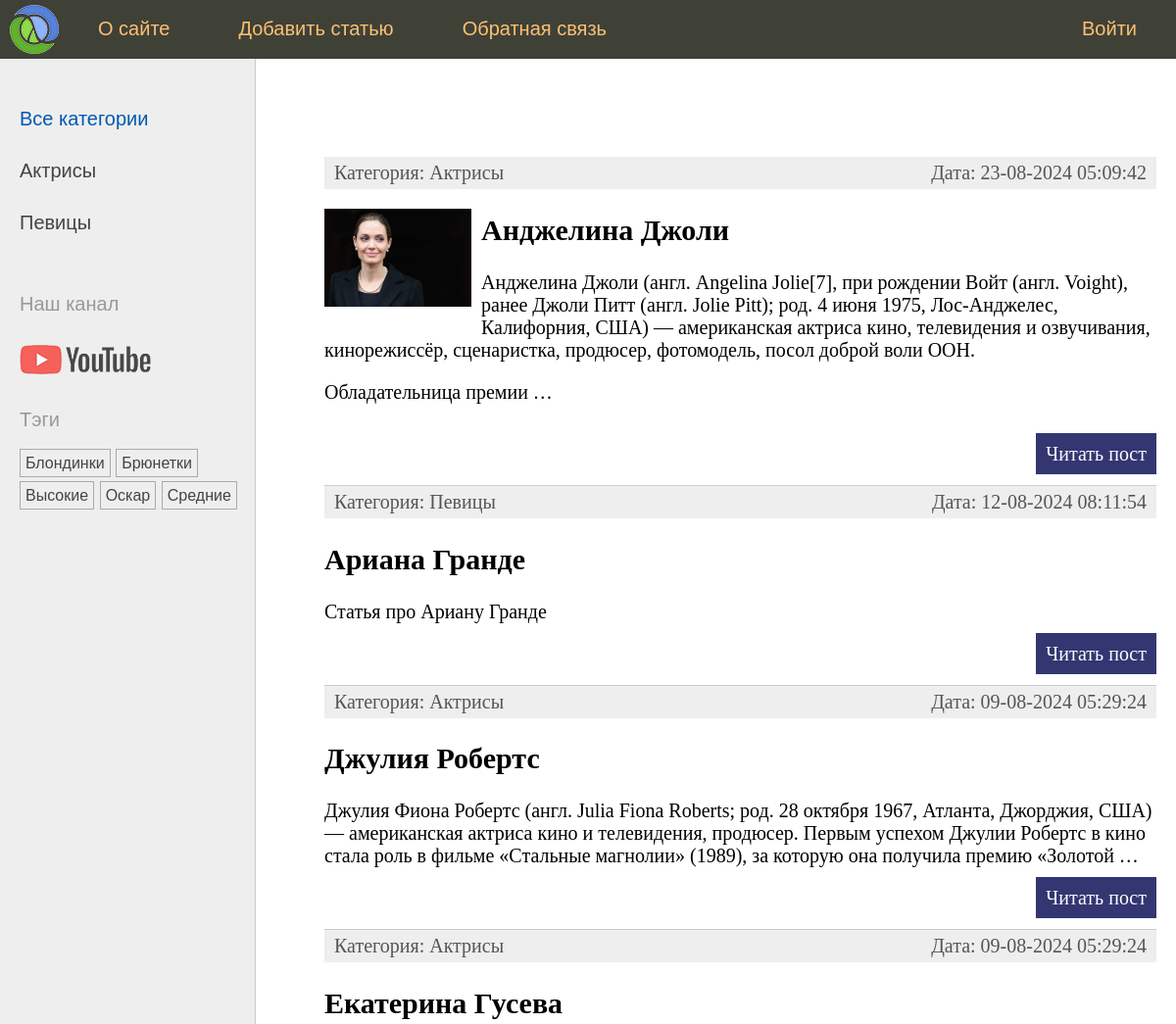
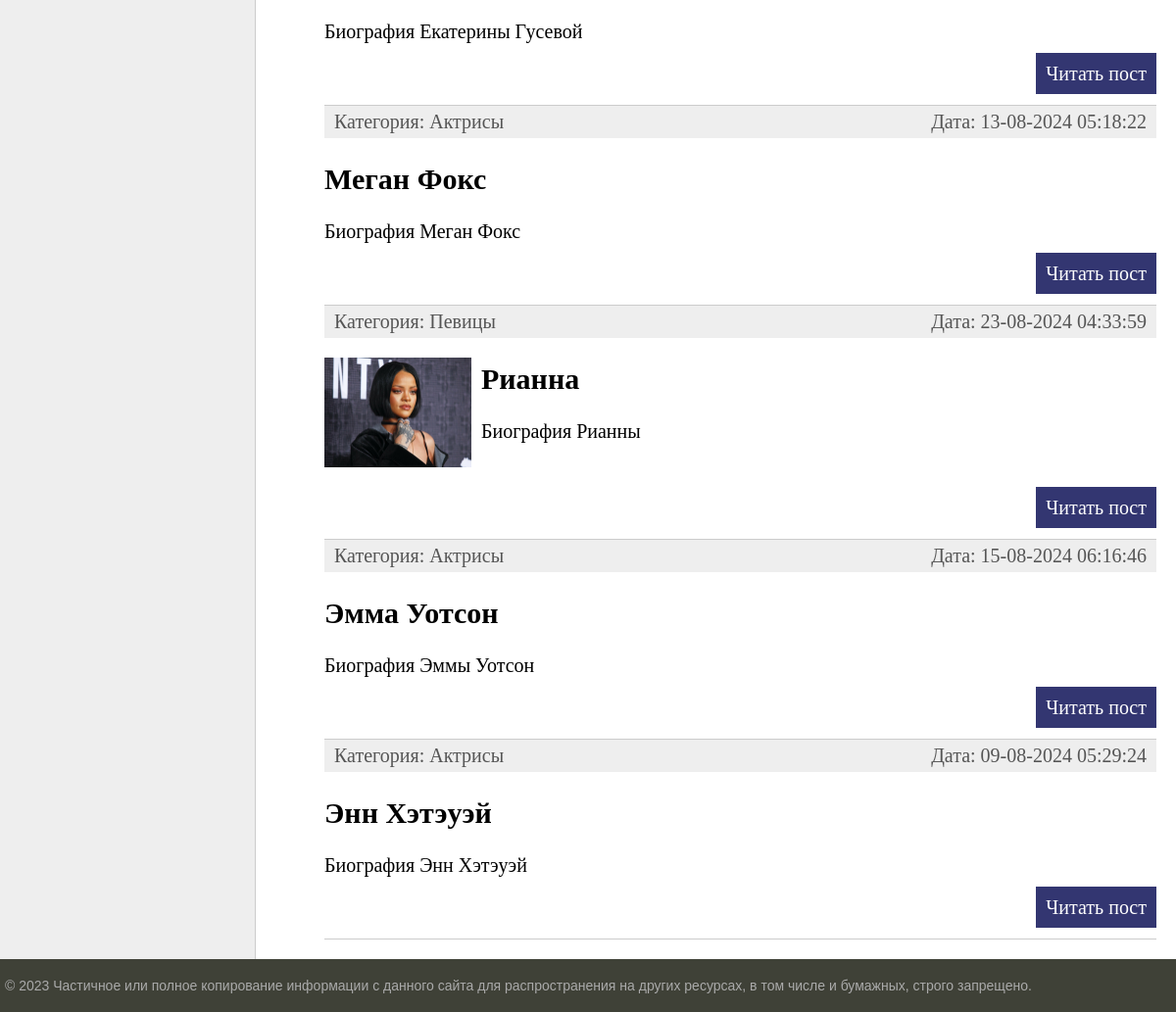
The page / on the database its author committed (2 pictures, top to bottom).
### women_app/models.py (models this page shows, shortened)
class Category(models.Model):
    name = models.CharField(max_length=100, db_index=True, verbose_name='Название')
    slug = models.SlugField(max_length=255, unique=True, db_index=True, verbose_name='Слаг')
    class Meta:
        verbose_name = 'Категория'
        verbose_name_plural = 'Категории'
    def get_absolute_url(self):
        return reverse('category', kwargs={'cat_slug': self.slug})

class TagPost(models.Model):
    tag = models.CharField(max_length=100, db_index=True)
    slug = models.CharField(max_length=255, unique=True, db_index=True)
    def get_absolute_url(self):
        return reverse('tag', kwargs={'tag_slug': self.slug})

class Women(models.Model):
    class Status(models.IntegerChoices):
        DRAFT = 0, 'Черновик'
        PUBLISHED = 1, 'Опубликовано'
    title = models.CharField(max_length=255, verbose_name='Заголовок')
    slug = models.SlugField(max_length=255,
                            unique=True,
                            db_index=True,
                            verbose_name='Слаг',
                            validators=[MinLengthValidator(5, message='Минимум 5 символов'),
                                        MaxLengthValidator(100, message='Максимум 100 символов')])
    photo = models.ImageField(upload_to='photos/%Y/%m/%d/', default=None, blank=True,
                              null=True, verbose_name='Фото')
    content = models.TextField(blank=True, verbose_name='Содержание')
    time_create = models.DateTimeField(auto_now_add=True, verbose_name='Дата создания')
    time_update = models.DateTimeField(auto_now=True, verbose_name='Дата изменения')
    is_published = models.BooleanField(choices=tuple(map(lambda x: (bool(x[0]), x[1]), Status.choices)),
                                       default=Status.DRAFT, verbose_name="Статус")
    cat = models.ForeignKey('Category', on_delete=models.PROTECT, related_name='posts', verbose_name='Категория')
    tags = models.ManyToManyField('TagPost', blank=True, related_name='tags', verbose_name='Тэги')
    husband = models.OneToOneField('Husband', on_delete=models.SET_NULL,
                                   null=True, blank=True, related_name='wuman', verbose_name='Муж')
    objects = models.Manager()
    published = PublishedManager()
    class Meta:
        verbose_name = 'Известные женщины'
        verbose_name_plural = 'Известные женщины'
        ordering = ['title']
    def get_absolute_url(self):
        return reverse('post', kwargs={'post_slug': self.slug})

### women_app/views.py (the view)
# urls.py: path('', views.index, name='home'),
def index(request):
    posts = Women.published.all().select_related('cat')
    data = {
        'menu': menu,
        'posts': posts,
        'cat_selected': 0,
    }
    return render(request, 'women_app/index.html', context=data)

### women_app/models.py (called while the page is built)
    def get_queryset(self):
        return super().get_queryset().filter(is_published=Women.Status.PUBLISHED)

### women_app/templatetags/women_tags.py (called while the page is built)
@register.inclusion_tag('women_app/list_categories.html')
def show_categories(cat_selected=0):
    cats = Category.objects.annotate(total=Count('posts')).filter(total__gt=0)
    return {'cats': cats, 'cat_selected': cat_selected}

@register.inclusion_tag('women_app/list_tags.html')
def show_all_tags(cat_selected=0):
    return {'tags': TagPost.objects.annotate(total=Count('tags')).filter(total__gt=0)}

### women_app/templates/women_app/index.html (shortened to what this page needs)
{% extends 'base.html' %}
{% block content %}
<ul class="list-articles">
	{% for p in posts %}
			<li><div class="article-panel">
	<p class="first">Категория: {{ p.cat.name }}</p>
	<p class="last">Дата: {{ p.time_update|date:"d-m-Y H:i:s" }}</p>
			</div>
				{% if p.photo %}
					<p><img class="img-article-left thumb" src="{{ p.photo.url }}"></p>
				{% endif %}
				<h2>{{p.title}}</h2>
    {% autoescape off %}
	{{p.content|linebreaks|truncatewords:40}}
    {% endautoescape %}
			<p class="link-read-post"><a href="{{ p.get_absolute_url }}">Читать пост</a></p>
			</li>
	{% endfor %}
</ul>
{% endblock %}

### templates/base.html (shortened to what this page needs)
<!DOCTYPE html>
{% load static %}
{% load women_tags %}
<html>
<head>
	<link type="text/css" href="{% static 'women_app/css/styles.css' %}" rel="stylesheet" />
</head>
<body>
<table class="table-page" border=0 cellpadding="0" cellspacing="0">
<tr><td valign=top>
{% block mainmenu %}
		<div class="header">
			<ul id="mainmenu" class="mainmenu">
			<li class="logo"><a href="{% url 'home' %}"><div class="logo"></div></a></li>
{% for m in menu %}
	{% if not forloop.last %}<li>{% else %}<li class="last">{% endif %}
		<a href="{% url m.url_name %}">{{m.title}}</a></li>
{% endfor %}
			</ul>
		</div>
{% endblock mainmenu %}
<table class="table-content" border=0 cellpadding="0" cellspacing="0">
<tr>
	<td valign="top" class="left-chapters">
	<ul id="leftchapters">
		{% if cat_selected == 0 %}
		<li class="selected">Все категории</li>
		{% else %}
		<li><a href="{% url 'home' %}">Все категории</a></li>
		{% endif %}
		{% show_categories cat_selected %}
		<li class="share">
		<p>Наш канал</p>
		<a class="share-yt" href="https://www.youtube.com/channel/UClJzWfGWuGJL2t-3dYKcHTA/playlists" target="_blank" rel="nofollow"></a>
		</li>
		<li>{% show_all_tags %}</li>
	</ul>
</td>
<td valign="top" class="content">
	<div class="content-text">
{% block content %}
{% endblock %}
	</div>
</td></tr></table>
</td></tr>
<tr><td valign=top>
	<div id="footer">
		<p>&copy; 2023 Частичное или полное копирование информации с данного сайта для распространения на других ресурсах, в том числе и бумажных, строго запрещено.</p>
	</div>
</td></tr></table>
</body>
</html>

### women_app/templates/women_app/list_categories.html
{% for cat in cats %}
{% if cat.id == cat_selected %}
<li class="selected">{{cat.name}}</li>
{% else %}
<li><a href="{{ cat.get_absolute_url }}">{{cat.name}}</a></li>
{% endif %}
{% endfor %}

### women_app/templates/women_app/list_tags.html
{% if tags %}
    <p>Тэги</p>
    <ul class="tags-list">
        {% for t in tags %}
        <li><a href="{{ t.get_absolute_url }}">{{ t.tag }}</a></li>
        {% endfor %}
    </ul>
{% endif %}

### rows shown on the page
Category: name "Актрисы"
Category: name "Певицы"
TagPost: tag "Блондинки"
TagPost: tag "Брюнетки"
TagPost: tag "Высокие"
TagPost: tag "Оскар"
TagPost: tag "Средние"
Women: cat.name "Актрисы", time_update "23-08-2024 05:09:42", photo (picture), title "Анджелина Джоли", content "Анджелина Джоли (англ. Angelina Jolie[7], при рождении Войт (англ. Voight), ранее Джоли Питт (англ. Jolie Pitt); род. 4 июня 1975, Лос-Анджелес, Калифорния, США) — американская актриса кино, телевидения и озвучивания, кинорежиссёр, сценаристка, продюсер, фотомодель, посол доброй воли ООН. Обладательница премии …"
Women: cat.name "Певицы", time_update "12-08-2024 08:11:54", title "Ариана Гранде", content "Статья про Ариану Гранде"
Women: cat.name "Актрисы", time_update "09-08-2024 05:29:24", title "Джулия Робертс", content "Джулия Фиона Робертс (англ. Julia Fiona Roberts; род. 28 октября 1967, Атланта, Джорджия, США) — американская актриса кино и телевидения, продюсер. Первым успехом Джулии Робертс в кино стала роль в фильме «Стальные магнолии» (1989), за которую она получила премию «Золотой …"
Women: cat.name "Актрисы", time_update "09-08-2024 05:29:24", title "Екатерина Гусева", content "Биография Екатерины Гусевой"
Women: cat.name "Актрисы", time_update "13-08-2024 05:18:22", title "Меган Фокс", content "Биография Меган Фокс"
Women: cat.name "Певицы", time_update "23-08-2024 04:33:59", photo (picture), title "Рианна", content "Биография Рианны"
Women: cat.name "Актрисы", time_update "15-08-2024 06:16:46", title "Эмма Уотсон", content "Биография Эммы Уотсон"
Women: cat.name "Актрисы", time_update "09-08-2024 05:29:24", title "Энн Хэтэуэй", content "Биография Энн Хэтэуэй"

### other values the page prints
{{ m.title }} "О сайте" "Добавить статью" "Обратная связь" "Войти"
